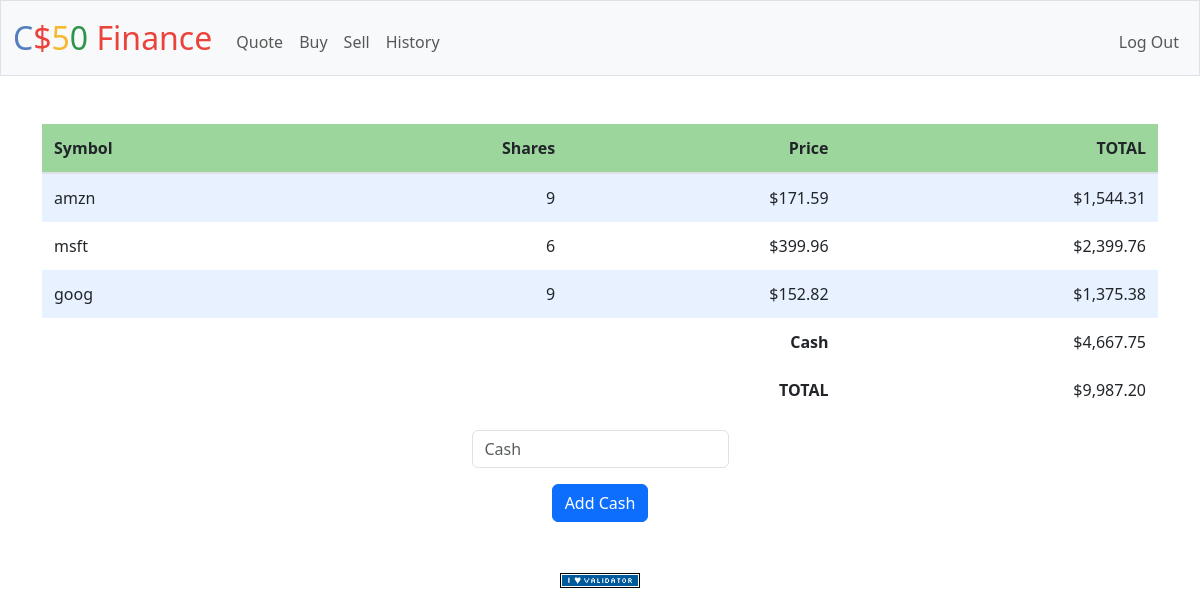
Before: / (signed in) with the older database file.
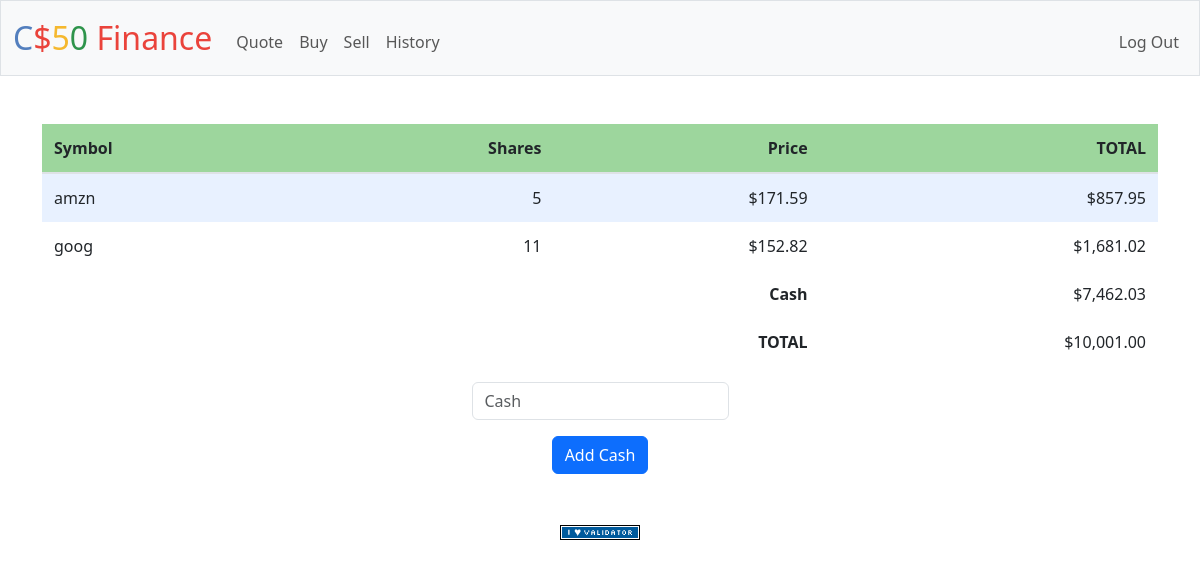
After: the same page with the newer database file.
### tables this page shows
CREATE TABLE portfolio (
    user_id INTEGER NOT NULL,
    symbol TEXT NOT NULL,
    shares INTEGER NOT NULL,
    price NUMERIC NOT NULL,
    total NUMERIC GENERATED ALWAYS AS (shares * price) STORED,
    FOREIGN KEY (user_id) REFERENCES users(id)
);

CREATE TABLE users (
    id INTEGER PRIMARY KEY AUTOINCREMENT NOT NULL,
    username TEXT NOT NULL,
    hash TEXT NOT NULL,
    cash NUMERIC NOT NULL DEFAULT 10000.00
);

### app.py (the view)
@app.route("/")
@login_required
def index():
    user_id = session["user_id"]
    portfolio = db.execute("SELECT symbol, shares, price, total FROM portfolio WHERE user_id = ?", user_id)
    cash = db.execute("SELECT cash FROM users WHERE id = ?", user_id)[0]["cash"]
    total = cash + sum([row["total"] for row in portfolio])
    return render_template("index.html", portfolio=portfolio, cash=cash, total=total)

### app.py (called while the page is built)
@app.after_request
def after_request(response):
    response.headers["Cache-Control"] = "no-cache, no-store, must-revalidate"
    response.headers["Expires"] = 0
    response.headers["Pragma"] = "no-cache"
    return response

### helpers.py (called while the page is built)
def login_required(f):
    @wraps(f)
    def decorated_function(*args, **kwargs):
        if session.get("user_id") is None:
            return redirect("/login")
        return f(*args, **kwargs)
    return decorated_function

def usd(value):
    return f"${value:,.2f}"

### templates/index.html (shortened to what this page needs)
{% extends "layout.html" %}
{% block main %}
<div>
    <table>
            <thead>
                <tr>
                    <th class="text-start">Symbol</th>
                    <th class="text-end">Shares</th>
                    <th class="text-end">Price</th>
                    <th class="text-end">TOTAL</th>
                </tr>
            </thead>
            <tbody>
                {% for stock in portfolio %}
                    <tr>
                        <td class="text-start"> {{ stock['symbol'] }}</td>
                        <td class="text-end"> {{ stock['shares'] }}</td>
                        <td class="text-end"> {{ stock['price'] | usd }}</td>
                        <td class="text-end"> {{ stock['total'] | usd }}</td>
                    </tr>
                {% endfor %}
            </tbody>
            <tfoot>
                <tr>
                    <td class="border-0 fw-bold text-end" colspan="3">Cash</td>
                    <td class="border-0 text-end">{{ cash | usd }}</td>
                </tr>
                <tr>
                    <td class="border-0 fw-bold text-end" colspan="3">TOTAL</td>
                    <td class="border-0 w-bold text-end"> {{ total | usd }} </td>
                </tr>
            </tfoot>
    </table>
</div>
<div>
        <form action="/addcash" method="post">
            <div class="mb-3">
                <input autocomplete="off" autofocus class="form-control mx-auto w-auto" name="cash" placeholder="Cash" type="number" min="0.01" step="0.01">
            </div>
            <button class="btn btn-primary" type="submit">Add Cash</button>
        </form>
</div>
{% endblock %}

Changed rows visible on the page:
removed portfolio: symbol "msft", shares "6", price "$399.96", total "$2,399.76"
changed portfolio "amzn": shares "9" → "5"; total "$1,544.31" → "$857.95"
changed portfolio "goog": shares "9" → "11"; total "$1,375.38" → "$1,681.02"
changed users: cash "$4,667.75" → "$7,462.03"
Other visible differences:
{{ total | usd }}: "$9,987.20" → "$10,001.00"
